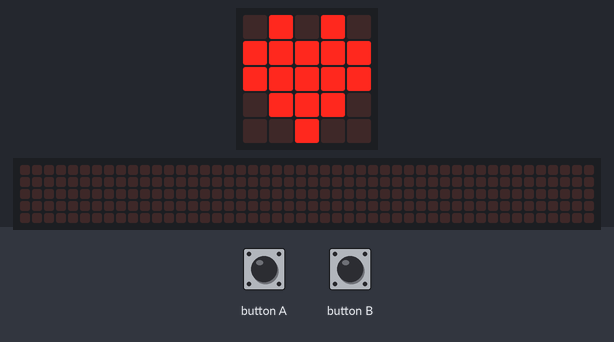
Bench run of a program on a simulated BBC micro:bit (MakeCode). Shown: the board's 5×5 LED display, a strip that is not on the board, showing the scrolling text unrolled. The inputs (shaded band) are chosen by the test bench. Dim RGB values are drawn brighter than linear; the 48×5 strip is a reading aid, not a part: it shows the text the display is scrolling, unrolled, one strip-width of it at a time.

Above: at 1.2 s.
1.3 s: button A pressed for 0.15 s
At 1.92 s:
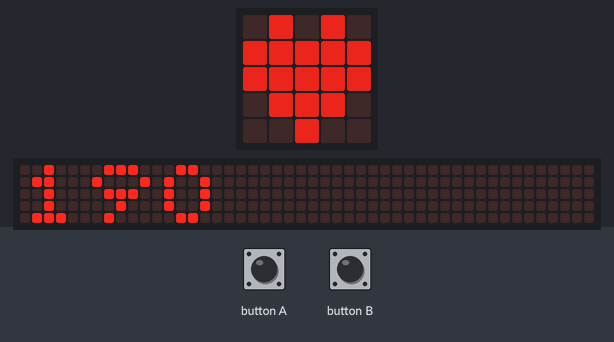
2.0 s: button B pressed for 0.15 s
At 2.36 s:
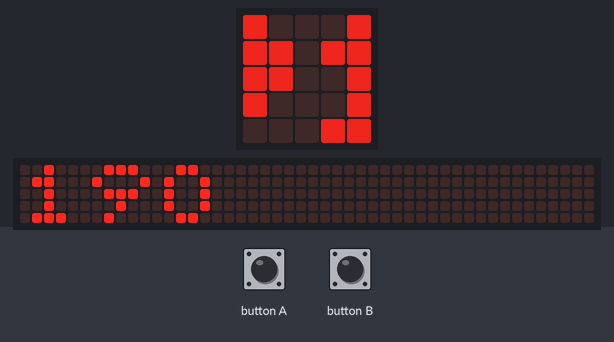
2.7 s: button A pressed for 0.15 s
At 5.9 s:
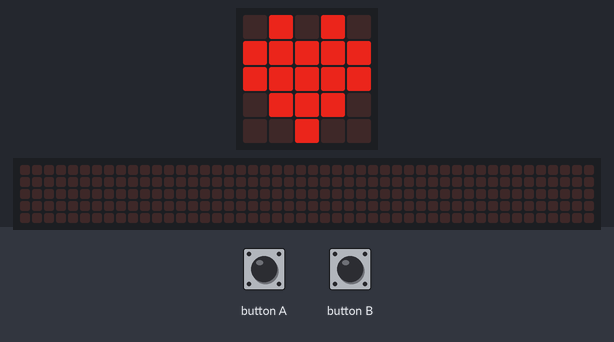
Timing chart, 0 to 7.4 s (numbered marks = the images above; inputs shaded):
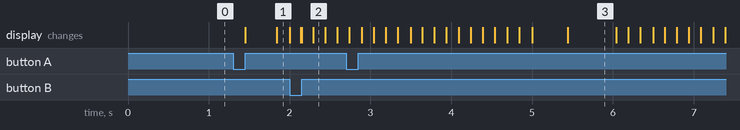

The program:

main.ts
```typescript
input.onButtonPressed(Button.A, function () {
    亮度 += -10
    if (亮度 < 0) {
        亮度 = 0
    }
    led.setBrightness(亮度)
    basic.showNumber(亮度)
})
input.onButtonPressed(Button.B, function () {
    亮度 += 10
    if (亮度 > 255) {
        亮度 = 255
    }
    led.setBrightness(亮度)
    basic.showNumber(亮度)
})
let 亮度 = 0
亮度 = 200
basic.forever(function () {
    basic.showIcon(IconNames.Heart)
})
```

test.ts
```typescript
// 在此处测试；当此软件包作为插件使用时，将不会编译此软件包。
```

Measured:
- after the input at 1.3 s, the display: first changes after 0.15 s (image 1 shows a later state)
- what the display in image 3 shows lasts 0.6 s, from 5.4 s to 6.0 s
